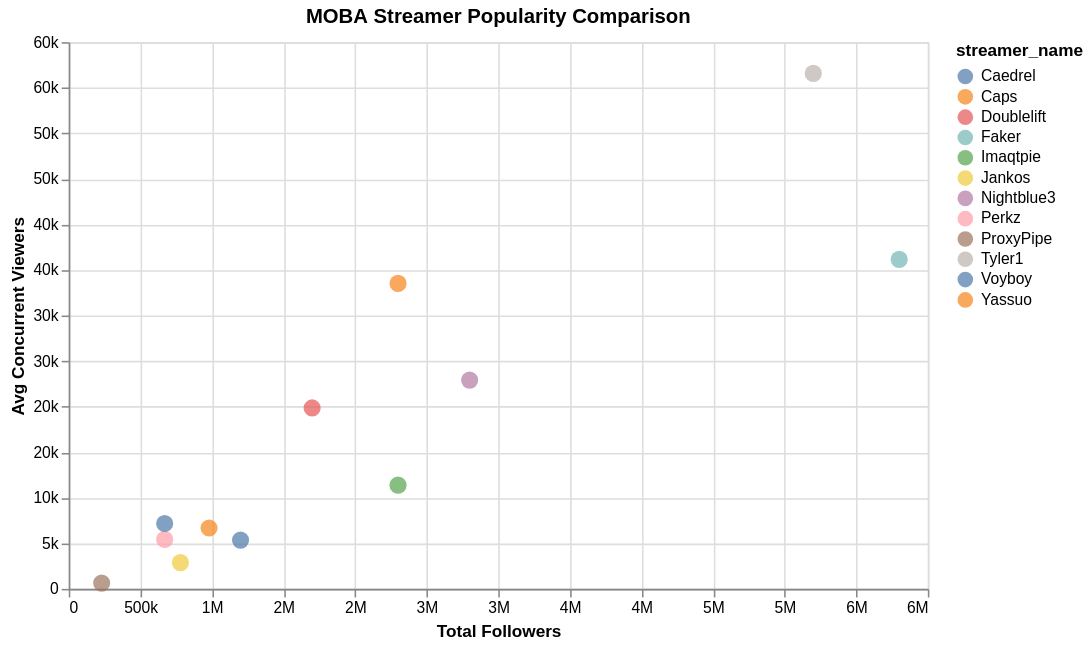

Notebook cell for this chart:
### Markdown cell above
#### Popularity Comparison Among MOBA Streamers

### Code cell
moba_data = streamers_df[streamers_df["category"] == "MOBA"]

alt.Chart(moba_data).mark_point(size=120, filled=True).encode(
    x=alt.X(
        "total_followers:Q",
        title="Total Followers",
        axis=alt.Axis(format=",.0s"),
    ),
    y=alt.Y(
        "avg_concurrent_viewers:Q",
        title="Avg Concurrent Viewers",
        axis=alt.Axis(format=",.0s"),
    ),
    color=alt.Color("streamer_name:N"),
    tooltip=[
        alt.Tooltip("streamer_name:N", title="Streamer"),
        alt.Tooltip("total_followers:Q", title="Followers", format=","),
        alt.Tooltip(
            "avg_concurrent_viewers:Q", title="Avg Viewers", format=","
        ),
    ],
).properties(
    title="MOBA Streamer Popularity Comparison",
    width=550,
    height=350,
).display()

### Figure 1 — Vega-Lite specification as saved in the notebook (floating-point values rounded to 4 significant figures)
{"config": {"view": {"continuousWidth": 300, "continuousHeight": 300}}, "data": {"name": "data-af7f7c6769480384707f5b52dfeca0b2"}, "mark": {"type": "point", "filled": true, "size": 120}, "encoding": {"color": {"field": "streamer_name", "type": "nominal"}, "x": {"axis": {"format": ",.0s"}, "field": "total_followers", "title": "Total Followers", "type": "quantitative"}, "y": {"axis": {"format": ",.0s"}, "field": "avg_concurrent_viewers", "title": "Avg Concurrent Viewers", "type": "quantitative"}}, "height": 350, "title": "MOBA Streamer Popularity Comparison", "width": 550, "$schema": "https://vega.github.io/schema/vega-lite/v6.4.1.json", "datasets": {"data-af7f7c6769480384707f5b52dfeca0b2": [{"streamer_id": "STR0030", "streamer_name": "Tyler1", "category": "MOBA", "language": "English", "partner_status": true, "total_followers": 5200000, "avg_concurrent_viewers": 56574, "log_total_followers": 15.46}, {"streamer_id": "STR0031", "streamer_name": "Doublelift", "category": "MOBA", "language": "French", "partner_status": true, "total_followers": 1700000, "avg_concurrent_viewers": 19859, "log_total_followers": 14.35}, {"streamer_id": "STR0032", "streamer_name": "Yassuo", "category": "MOBA", "language": "English", "partner_status": true, "total_followers": 2300000, "avg_concurrent_viewers": 33528, "log_total_followers": 14.65}, {"streamer_id": "STR0033", "streamer_name": "Faker", "category": "MOBA", "language": "Korean", "partner_status": true, "total_followers": 5800000, "avg_concurrent_viewers": 36167, "log_total_followers": 15.57}, {"streamer_id": "STR0034", "streamer_name": "Caps", "category": "MOBA", "language": "English", "partner_status": true, "total_followers": 980000, "avg_concurrent_viewers": 6679, "log_total_followers": 13.8}, {"streamer_id": "STR0035", "streamer_name": "Perkz", "category": "MOBA", "language": "English", "partner_status": true, "total_followers": 670000, "avg_concurrent_viewers": 5429, "log_total_followers": 13.42}, {"streamer_id": "STR0036", "streamer_name": "Caedrel", "category": "MOBA", "language": "English", "partner_status": true, "total_followers": 1200000, "avg_concurrent_viewers": 5355, "log_total_followers": 14.0}, {"streamer_id": "STR0037", "streamer_name": "Jankos", "category": "MOBA", "language": "English", "partner_status": true, "total_followers": 780000, "avg_concurrent_viewers": 2877, "log_total_followers": 13.57}, {"streamer_id": "STR0038", "streamer_name": "Nightblue3", "category": "MOBA", "language": "English", "partner_status": true, "total_followers": 2800000, "avg_concurrent_viewers": 22915, "log_total_followers": 14.85}, {"streamer_id": "STR0039", "streamer_name": "Imaqtpie", "category": "MOBA", "language": "English", "partner_status": true, "total_followers": 2300000, "avg_concurrent_viewers": 11384, "log_total_followers": 14.65}, {"streamer_id": "STR0040", "streamer_name": "Voyboy", "category": "MOBA", "language": "English", "partner_status": false, "total_followers": 670000, "avg_concurrent_viewers": 7174, "log_total_followers": 13.42}, {"streamer_id": "STR0075", "streamer_name": "ProxyPipe", "category": "MOBA", "language": "English", "partner_status": false, "total_followers": 230000, "avg_concurrent_viewers": 634, "log_total_followers": 12.35}]}}
